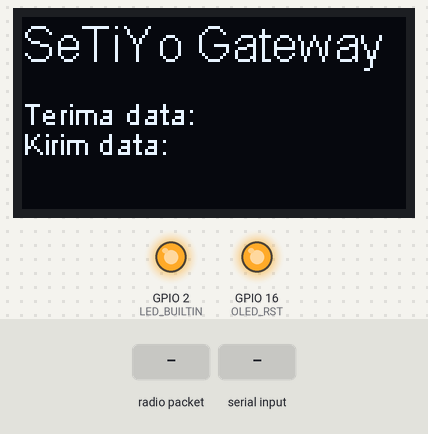
Recording of a sketch running on a simulated ESP8266 (NodeMCU). On the bench: 128×64 one-colour display, output pins drawn as LEDs (lit = HIGH, except the on-board LED, lit = LOW). Inputs (shaded band) come from the test bench. No radio packets arrive unless stated; what the sketch prints to the serial monitor is not drawn.

Above: at 1.2 s.
1.3 s: radio packet "1" arrives
2.9 s: "1" received over Serial
At 4.5 s:
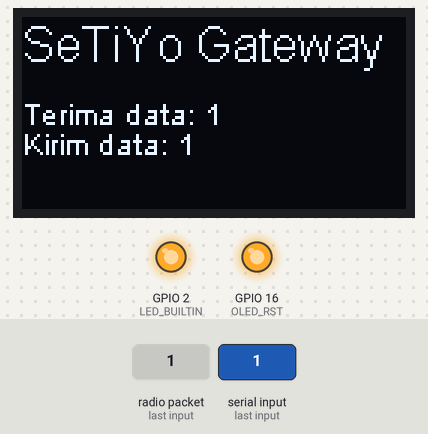
Timing chart, 0 to 6.0 s (numbered marks = the images above; inputs shaded):
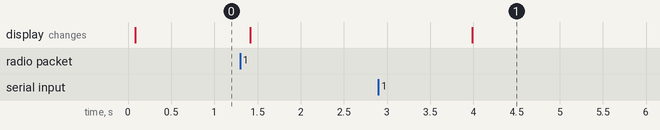

Measured:
- after the input at 2.9 s, the display: changes after 1.1 s (image 1)

The sketch:

GGLoRaGateway.ino
```cpp
// Ubah disini kan untuk fitur Lora
// eeeh kan coba dulu
#include <SPI.h>
#include <LoRa.h>
#include <Wire.h>
#include "SSD1306Wire.h" // https://github.com/ThingPulse/esp8266-oled-ssd1306/blob/master/src/SSD1306Wire.h

//#define MISO    19   // GPIO19 -- lora MISO
//#define MOSI    27   // GPIO27 -- lora MOSI
//#define SS      18   // GPIO18 -- lora CS

#define SCK     5    // GPIO5  -- lora SCK
#define RST     23   // GPIO23 -- RESET (If Lora does not work, replace it with GPIO14)
#define DI0     26   // GPIO26 -- IRQ(Interrupt Request)
#define BAND    915E6

/*-----replace default pin  OLED_SDA=4, OLED_SCL=15 with  OLED_SDA=21, OLED_SCL=22----*/
#define OLED_SDA 21
#define OLED_SCL 22
#define OLED_RST 16

/*-----Initialize the OLED display using Wire library----*/
SSD1306Wire  display(0x3c, OLED_SDA, OLED_SCL); // OLED_SDA=4, OLED_SCL=15

String id, Data;
bool kirimBalik;
String dataKirimBalik = "";

void setup() {
/*---------START  Oled ******** ------*/
  pinMode(LED_BUILTIN, OUTPUT);
  pinMode(OLED_RST, OUTPUT);
  digitalWrite(OLED_RST, LOW);    /*-----set GPIO16 low to reset OLED----------------------*/
  delay(50);
  digitalWrite(OLED_RST, HIGH);   /*-----while OLED is running, must set GPIO16 in high----*/

  /*-----Initialising the UI will init the display too.------------------------------------*/
  display.init();
  display.flipScreenVertically();
  display.setFont(ArialMT_Plain_10);

  /*-----clear the display-----------------------------------------------------------------*/
  display.clear();
/*----------END Oled ******** ---------*/

  Serial.begin(9600);
  while (!Serial); //If just the the basic function, must connect to a computer

  LoRa.setPins(SS, RST, DI0);

  if (!LoRa.begin(BAND))
      {
        while (1);
      }

  LoRa.onReceive(onReceive);
  LoRa_rxMode();
}

String messageFromLora = "";

void loop() {
/*------display Oled-------------*/
  display.setFont(ArialMT_Plain_16);
  display.drawString(0, 0, "SeTiYo Gateway");
  display.setFont(ArialMT_Plain_10);
  display.drawString(0, 26, "Terima data: " + Data);
  display.drawString(0, 36, "Kirim data: " + messageFromLora);
  display.display();
  display.clear();

  callbackMessage(kirimBalik, dataKirimBalik);

  if(Serial.available()){                      // cek bahwa si lora node mengirim data cuma satu kali aja, sebenernya dia punya program otomatisasi kalau ga ke kirim, bakal ngirim lagi, karena ada callback,,,,, pokonya si lora node harus ngirim sekali aja
    messageFromLora = Serial.readString();
    LoRa_sendMessage(messageFromLora);
    display.setFont(ArialMT_Plain_16);
    display.drawString(0, 0, "SeTiYo Gateway");
    display.setFont(ArialMT_Plain_10);
    display.drawString(0, 26, "Terima data: " + Data);
    display.drawString(0, 36, "Kirim data: " + messageFromLora);
    display.display();
    display.clear();
  }

}


void LoRa_rxMode(){
  LoRa.disableInvertIQ();               // normal mode
  LoRa.receive();                       // set receive mode
}

void LoRa_txMode(){
  LoRa.idle();                          // set standby mode
  LoRa.enableInvertIQ();                // active invert I and Q signals
}

void LoRa_sendMessage(String message) {
  LoRa_txMode();                        // set tx mode
  LoRa.beginPacket();                   // start packet
  LoRa.print(message);                  // add payload
  LoRa.endPacket();                     // finish packet and send it
  LoRa_rxMode();                        // set rx mode
}

void onReceive(int packetSize) {
  int len_ID, len_DT;
  String message = "";

  while (LoRa.available()) {
    message += (char)LoRa.read();
  }
   Data = message;

  dataKirimBalik = message;
  kirimBalik = true;

}

void callbackMessage(bool statusKirimBalik, String messageCb){
  if(statusKirimBalik == true){
    kirimBalik = false;
    LoRa_sendMessage(messageCb);
    Serial.print(messageCb);
  }
}
```
